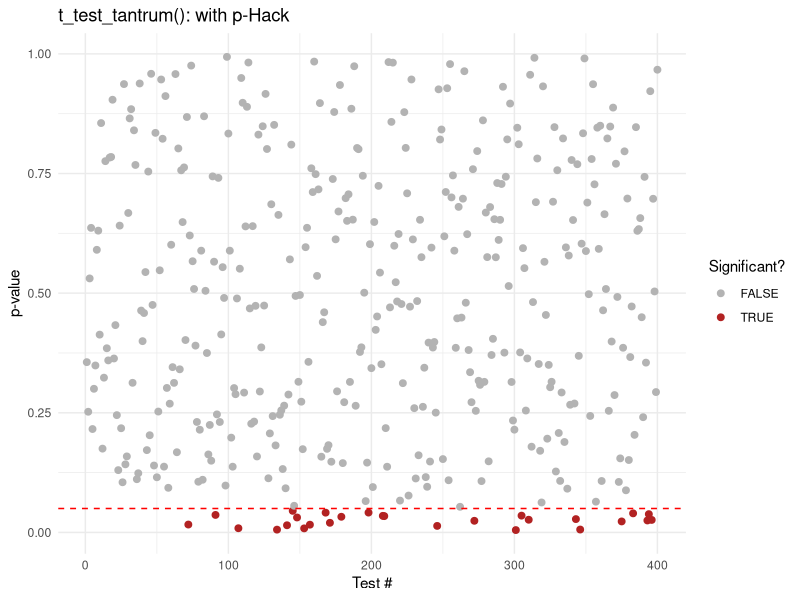
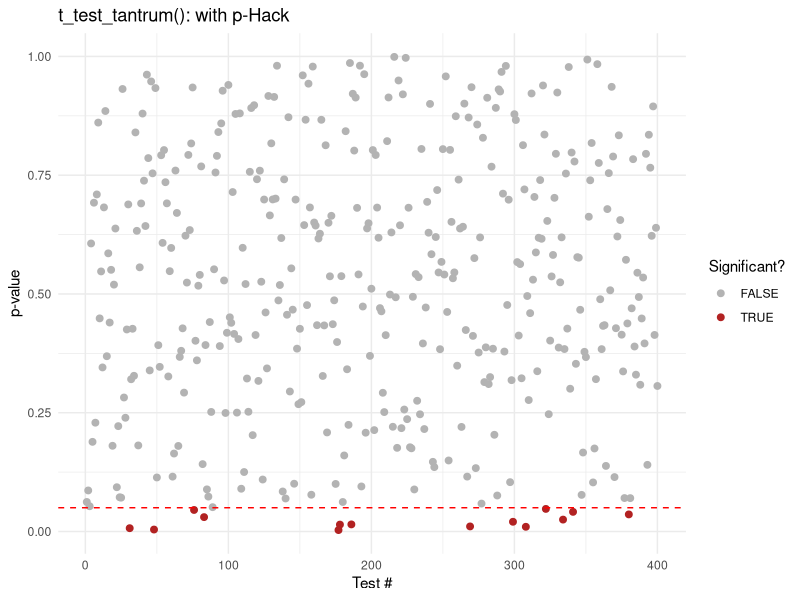
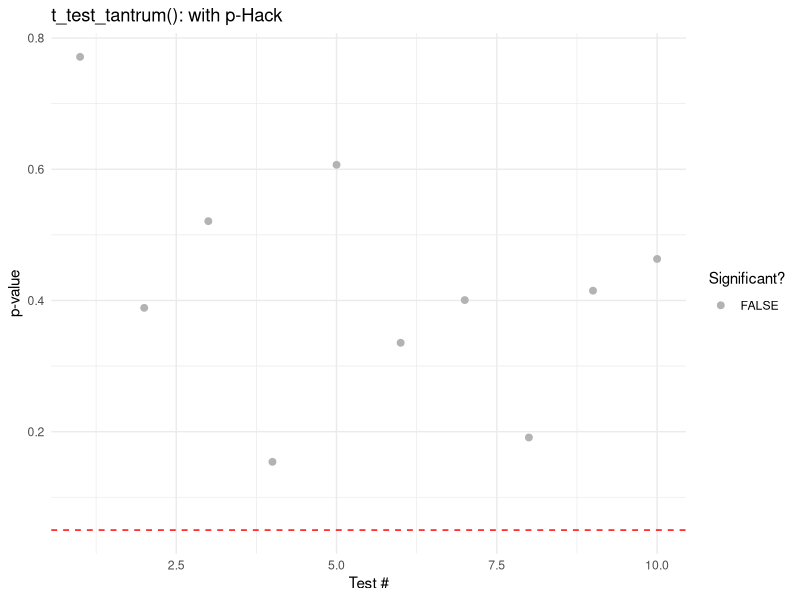

Write R code to recreate these figures, in order.
t_test_tantrum <- function(n = 100, group_size = 2, reps = 100, seed = 42) {
  set.seed(seed)
  
  results <- data.frame(test = integer(), p_value = double(), sig = logical())
  
  for (i in 1:reps) {
    data <- rnorm(n)  
    group <- sample(rep(LETTERS[1:group_size], length.out = n))
    df <- data.frame(value = data, group = factor(group))
    
    test_result <- t.test(value ~ group, data = df)
    
    results <- rbind(results, data.frame(
      test = i,
      p_value = test_result$p.value,
      sig = test_result$p.value < 0.05
    ))
  }
  
  cat("\n T-Test Tantrum Results\n")
  cat("------------------------\n")
  cat("Total tests: ", nrow(results), "\n")
  cat("Significant (p < 0.05): ", sum(results$sig), "\n")
  if (sum(results$sig) > 0) {
    cat("UH OH! False discoveries detected! \n")
  } else {
    cat("Nothing significant. Boring but honest.\n")
  }
  
  
  library(ggplot2)
  ggplot(results, aes(x = test, y = p_value, color = sig)) +
    geom_point(size = 2) +
    geom_hline(yintercept = 0.05, linetype = "dashed", color = "red") +
    scale_color_manual(values = c("grey70", "firebrick")) +
    theme_minimal() +
    labs(
      title = "t_test_tantrum(): with p-Hack",
      x = "Test #",
      y = "p-value",
      color = "Significant?"
    )
}


t_test_tantrum(n = 1000, group_size = 2, reps = 400, seed=2908)

t_test_tantrum(n = 10, group_size = 2, reps = 400, seed=2910)

t_test_tantrum(n = 5, group_size = 2, reps = 10, seed=2910)
